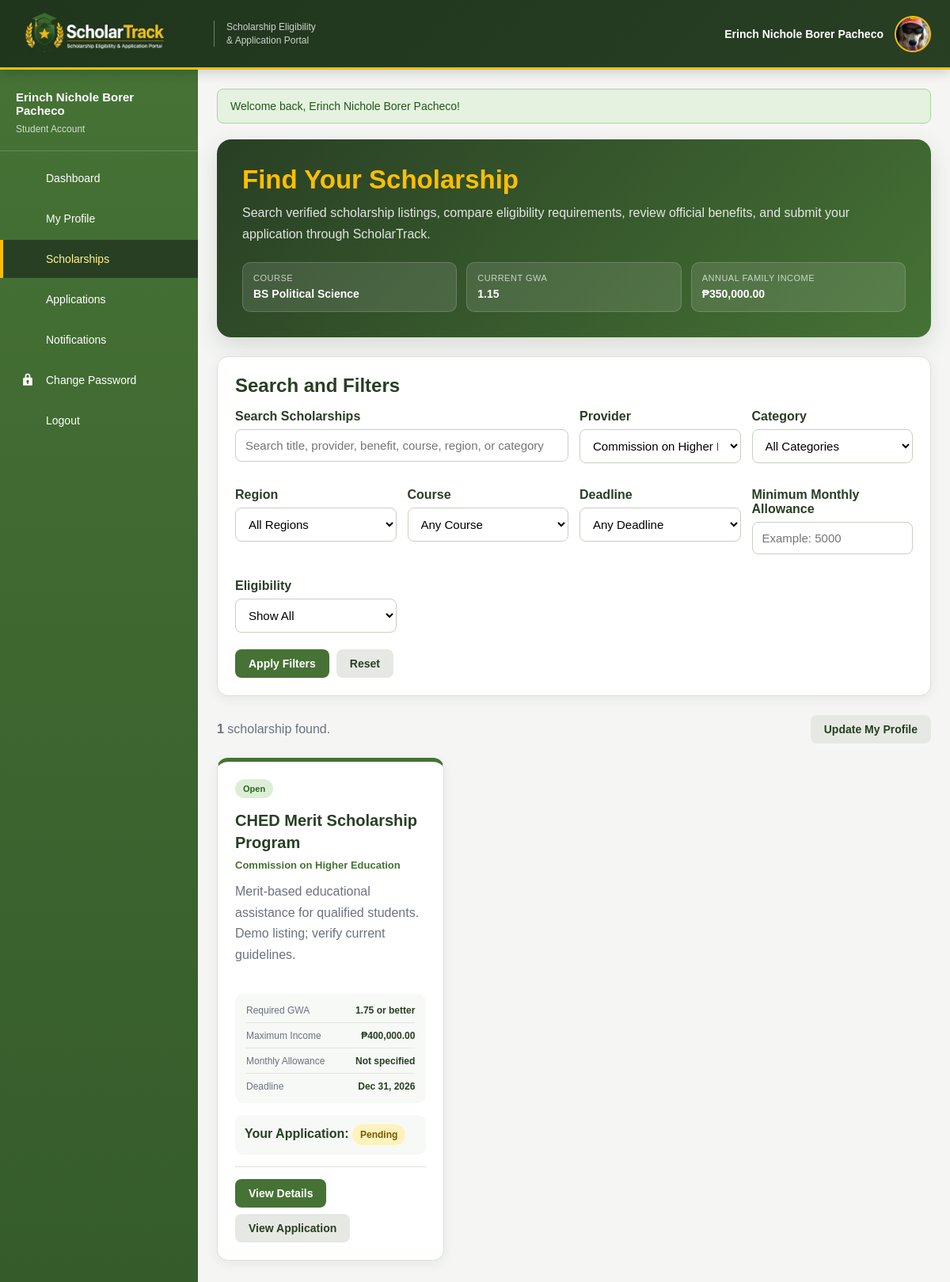
The app's page /scholarships.php?provider=Commission on Higher Education (signed in) with its own data.
### tables this page shows
CREATE TABLE `student_profiles` (
  `id` int(11) NOT NULL,
  `user_id` int(11) NOT NULL,
  `first_name` varchar(100) DEFAULT NULL,
  `middle_name` varchar(100) DEFAULT NULL,
  `last_name` varchar(100) DEFAULT NULL,
  `birthday` date DEFAULT NULL,
  `sex` enum('Male','Female','Prefer not to say') DEFAULT NULL,
  `civil_status` enum('Single','Married','Widowed','Separated') DEFAULT NULL,
  `nationality` varchar(50) DEFAULT 'Filipino',
  `contact_number` varchar(20) DEFAULT NULL,
  `alternate_contact` varchar(20) DEFAULT NULL,
  `house_no` varchar(100) DEFAULT NULL,
  `street` varchar(150) DEFAULT NULL,
  `barangay` varchar(150) DEFAULT NULL,
  `municipality` varchar(150) DEFAULT NULL,
  `province` varchar(150) DEFAULT NULL,
  `zipcode` varchar(10) DEFAULT NULL,
  `school` varchar(150) DEFAULT NULL,
  `student_no` varchar(30) DEFAULT NULL,
  `course` varchar(150) DEFAULT NULL,
  `other_course` varchar(150) DEFAULT NULL,
  `year_level` varchar(30) DEFAULT NULL,
  `gwa` decimal(3,2) DEFAULT NULL,
  `annual_income` decimal(12,2) DEFAULT NULL,
  `profile_picture` varchar(255) DEFAULT 'default.png',
  `created_at` timestamp NOT NULL DEFAULT current_timestamp()
);

CREATE TABLE `applications` (
  `id` int(11) NOT NULL,
  `scholarship_id` int(11) DEFAULT NULL,
  `student_id` int(11) DEFAULT NULL,
  `status` enum('Pending','Under Review','Waitlisted','Approved','Rejected') DEFAULT 'Pending',
  `submitted_at` timestamp NOT NULL DEFAULT current_timestamp(),
  `application_statement` text DEFAULT NULL,
  `admin_note` text DEFAULT NULL,
  `reviewed_at` datetime DEFAULT NULL,
  `reviewed_by` int(11) DEFAULT NULL
);

CREATE TABLE `scholarships` (
  `id` int(11) NOT NULL,
  `title` varchar(150) DEFAULT NULL,
  `provider` varchar(100) DEFAULT NULL,
  `category` varchar(100) DEFAULT NULL,
  `region` varchar(100) DEFAULT NULL,
  `eligible_courses` text DEFAULT NULL,
  `description` text DEFAULT NULL,
  `benefits` text DEFAULT NULL,
  `coverage` text DEFAULT NULL,
  `monthly_allowance` decimal(12,2) DEFAULT NULL,
  `tuition_fee` decimal(12,2) DEFAULT NULL,
  `book_allowance` decimal(12,2) DEFAULT NULL,
  `transportation_allowance` decimal(12,2) DEFAULT NULL,
  `living_allowance` decimal(12,2) DEFAULT NULL,
  `one_time_grant` decimal(12,2) DEFAULT NULL,
  `minimum_gwa` decimal(3,2) DEFAULT NULL,
  `max_income` decimal(12,2) DEFAULT NULL,
  `qualifications` text DEFAULT NULL,
  `documentary_requirements` text DEFAULT NULL,
  `selection_process` text DEFAULT NULL,
  `official_website` varchar(255) DEFAULT NULL,
  `source_note` text DEFAULT NULL,
  `deadline` date DEFAULT NULL,
  `created_at` timestamp NOT NULL DEFAULT current_timestamp()
);

### scholarships.php (the view, shortened to what the rows shown need)
<?php
require_once "config.php";
$user_id = (int) $_SESSION["user"]["id"];
$provider_filter = trim($_GET["provider"] ?? "");
$profile_statement = $pdo->prepare(
    "SELECT
        school,
        course,
        other_course,
        year_level,
        gwa,
        annual_income
     FROM student_profiles
     WHERE user_id = ?
     LIMIT 1"
);
$profile_statement->execute([
    $user_id
]);
$profile = $profile_statement->fetch();
$student_course = "";
if ($profile) {
    if (
        ($profile["course"] ?? "") === "Other" &&
        !empty($profile["other_course"])
    ) {
        $student_course = $profile["other_course"];
    } else {
        $student_course = $profile["course"] ?? "";
    }
}
$student_gwa =
    $profile["gwa"] ?? null;
$student_income =
    $profile["annual_income"] ?? null;
$has_eligibility_data =
    $student_gwa !== null &&
    $student_gwa !== "" &&
    $student_income !== null &&
    $student_income !== "";
$sql = "
    SELECT
        scholarships.*,
        CASE
            WHEN applications.id IS NOT NULL
            THEN 1
            ELSE 0
        END AS already_applied,
        applications.status AS application_status
    FROM scholarships
    LEFT JOIN applications
        ON applications.scholarship_id = scholarships.id
        AND applications.student_id = ?
    WHERE 1 = 1
";
$params = [
    $user_id
];
if ($provider_filter !== "") {
    $sql .= "
        AND scholarships.provider = ?
    ";
    $params[] = $provider_filter;
}
$sql .= "
    ORDER BY
        CASE
            WHEN scholarships.deadline IS NULL
            THEN 1
            ELSE 0
        END,
        scholarships.deadline ASC,
        scholarships.created_at DESC
";
$scholarship_statement =
    $pdo->prepare($sql);
$scholarship_statement->execute($params);
$scholarships =
    $scholarship_statement->fetchAll();
function scholarship_money($value)
{
    if ($value === null || $value === "") {
        return "Not specified";
    }
    return "₱" . number_format(
        (float) $value,
        2
    );
}
function status_badge_class($status)
{
    return strtolower(
        str_replace(
            " ",
            "-",
            $status
        )
    );
}
include "header.php";
?>
<div class="scholarship-page-hero">
    <h1>
        Find Your Scholarship
    </h1>
    <div class="profile-summary">
        <div class="profile-summary-item">
            <span>
                Course
            </span>
            <strong>
                <?= $student_course !== ""
                    ? e($student_course)
                    : "Not provided"; ?>
            </strong>
        </div>
        <div class="profile-summary-item">
            <span>
                Current GWA
            </span>
            <strong>
                <?= $student_gwa !== null &&
                    $student_gwa !== ""
                    ? e(
                        (string) $student_gwa
                    )
                    : "Not provided"; ?>
            </strong>
        </div>
        <div class="profile-summary-item">
            <span>
                Annual Family Income
            </span>
            <strong>
                <?= $student_income !== null &&
                    $student_income !== ""
                    ? scholarship_money(
                        $student_income
                    )
                    : "Not provided"; ?>
            </strong>
        </div>
    </div>
</div>
<div class="card filter-card">
    <h2 class="card-title">
        Search and Filters
    </h2>
    <form
        method="GET"
        action="scholarships.php"
    >
        <div class="filter-grid">
            <div class="form-group">
                <label for="eligibility">
                    Eligibility
                </label>
                <select
                    id="eligibility"
                    name="eligibility"
                    class="form-control"
                    <?= !$has_eligibility_data
                        ? "disabled"
                        : ""; ?>
                >
                    <option value="">
                        Show All
                    </option>
                </select>
            </div>
        </div>
    </form>
</div>
<?php if (empty($scholarships)): ?>
    <div class="card empty-state">
        <h2>
            No scholarships found
        </h2>
        <p>
            Try changing or removing some of
            your filters.
        </p>
        <a
            href="scholarships.php"
            class="btn btn-primary"
        >
            Clear Filters
        </a>
    </div>
<?php else: ?>
    <div class="scholarship-list">
        <?php foreach (
            $scholarships as $scholarship
        ): ?>
            <?php
            $minimum_gwa_required =
                $scholarship["minimum_gwa"] !== null &&
                $scholarship["minimum_gwa"] !== "";
            $income_required =
                $scholarship["max_income"] !== null &&
                $scholarship["max_income"] !== "";
            $has_deadline =
                !empty(
                    $scholarship["deadline"]
                );
            $is_expired = false;
            $closing_soon = false;
            if ($has_deadline) {
                $deadline_timestamp =
                    strtotime(
                        $scholarship["deadline"]
                    );
                $today_timestamp =
                    strtotime(date("Y-m-d"));
                $soon_timestamp =
                    strtotime("+30 days");
                $is_expired =
                    $deadline_timestamp <
                    $today_timestamp;
                $closing_soon =
                    !$is_expired &&
                    $deadline_timestamp <=
                    $soon_timestamp;
            }
            if (!$has_deadline) {
                $deadline_label =
                    "Deadline Not Announced";
                $deadline_class =
                    "";
            } elseif ($is_expired) {
                $deadline_label =
                    "Closed";
                $deadline_class =
                    "deadline-closed";
            } elseif ($closing_soon) {
                $deadline_label =
                    "Closing Soon";
                $deadline_class =
                    "deadline-soon";
            } else {
                $deadline_label =
                    "Open";
                $deadline_class =
                    "deadline-open";
            }
            $description =
                $scholarship["description"]
                ?? "";
            ?>
            <div class="card scholarship-card">
                <div class="card-labels">
                    <span
                        class="card-label <?= e(
                            $deadline_class
                        ); ?>"
                    >
                        <?= e($deadline_label); ?>
                    </span>
                </div>
                <h2>
                    <?= e(
                        $scholarship["title"]
                    ); ?>
                </h2>
                <p class="provider-name">
                    <?= e(
                        $scholarship["provider"]
                    ); ?>
                </p>
                <p class="description">
                    <?= e($description); ?>
                </p>
                <div class="card-information">
                    <div class="info-row">
                        <span>
                            Required GWA
                        </span>
                        <strong>
                            <?= $minimum_gwa_required
                                ? e(
                                    (string)
                                    $scholarship["minimum_gwa"]
                                ) . " or better"
                                : "Not specified"; ?>
                        </strong>
                    </div>
                    <div class="info-row">
                        <span>
                            Maximum Income
                        </span>
                        <strong>
                            <?= $income_required
                                ? scholarship_money(
                                    $scholarship["max_income"]
                                )
                                : "Not specified"; ?>
                        </strong>
                    </div>
                    <div class="info-row">
                        <span>
                            Monthly Allowance
                        </span>
                        <strong>
                            <?= scholarship_money(
                                $scholarship["monthly_allowance"]
                            ); ?>
                        </strong>
                    </div>
                    <div class="info-row">
                        <span>
                            Deadline
                        </span>
                        <strong>
                            <?= $has_deadline
                                ? date(
                                    "M d, Y",
                                    strtotime(
                                        $scholarship["deadline"]
                                    )
                                )
                                : "To be announced"; ?>
                        </strong>
                    </div>
                </div>
                <?php if (
                    (int)
                    $scholarship["already_applied"] === 1
                ): ?>
                    <?php
                    $application_status =
                        $scholarship["application_status"]
                        ?? "Pending";
                    $application_class =
                        status_badge_class(
                            $application_status
                        );
                    ?>
                    <div class="application-status-box">
                        <strong>
                            Your Application:
                        </strong>
                        <span
                            class="badge badge-<?= e(
                                $application_class
                            ); ?>"
                        >
                            <?= e(
                                $application_status
                            ); ?>
                        </span>
                    </div>
                <?php endif; ?>
                <div class="card-actions">
                    <a
                        href="scholarship_view.php?id=<?= (int) $scholarship["id"]; ?>"
                        class="btn btn-primary"
                    >
                        View Details
                    </a>
                    <?php if (
                        (int)
                        $scholarship["already_applied"] === 1
                    ): ?>
                        <a
                            href="my_applications.php"
                            class="btn btn-secondary"
                        >
                            View Application
                        </a>
                    <?php endif; ?>
                </div>
            </div>
        <?php endforeach; ?>
    </div>
<?php endif; ?>
<?php include "footer.php"; ?>

### header.php (shortened to what the rows shown need)
<?php
require_once "config.php";
$is_logged_in = isset($_SESSION["user"]);
$user_name = "User";
$user_initial = "U";
$profile_picture = "";
if ($is_logged_in) {
    $user_role = $_SESSION["user"]["role"] ?? "";
    $user_name = $_SESSION["user"]["fullname"] ?? "User";
    $user_initial = strtoupper(substr($user_name, 0, 1));
    if ($user_role === "student") {
        $picture_statement = $pdo->prepare(
            "SELECT profile_picture
             FROM student_profiles
             WHERE user_id = ?
             LIMIT 1"
        );
        $picture_statement->execute([
            (int) $_SESSION["user"]["id"]
        ]);
        $picture_record = $picture_statement->fetch();
        if (
            $picture_record &&
            !empty($picture_record["profile_picture"]) &&
            $picture_record["profile_picture"] !== "default.png"
        ) {
            $profile_picture =
                $picture_record["profile_picture"];
        }
    }
}
?>
<!DOCTYPE html>
<html lang="en">
<head>
</head>
<body>
<?php if ($is_logged_in): ?>
    <div class="dashboard-layout">
        <header class="topbar">
            <div class="topbar-right">
                <span class="user-name">
                    <?= e($user_name); ?>
                </span>
                <?php if ($profile_picture !== ""): ?>
                   <img
    			src="profile/<?= e($profile_picture); ?>?v=<?= time(); ?>"
    			alt="Profile Picture"
    			class="profile-photo"
>
                <?php else: ?>
                    <div class="profile-circle">
                        <?= e($user_initial); ?>
                    </div>
                <?php endif; ?>
            </div>
        </header>
        <main class="main-content">
<?php endif; ?>

### records on screen
student_profiles: profile_picture (picture), course "BS Political Science", gwa "1.15", annual_income "₱350,000.00"
applications: scholarship.deadline "Open", scholarship.title "CHED Merit Scholarship Program", scholarship.provider "Commission on Higher Education", scholarship.description "Merit-based educational assistance for qualified students. Demo listing; verify current guidelines.", scholarship.minimum_gwa "1.75", scholarship.max_income "₱400,000.00", scholarship.monthly_allowance "Not specified", scholarship.deadline "Dec 31, 2026", status "Pending"

### other values on screen
$user_name "Erinch Nichole Borer Pacheco"
$flashMessage['message'] "Welcome back, Erinch Nichole Borer Pacheco!"
count($scholarships) "1"
form field provider "Commission on Higher Education"
